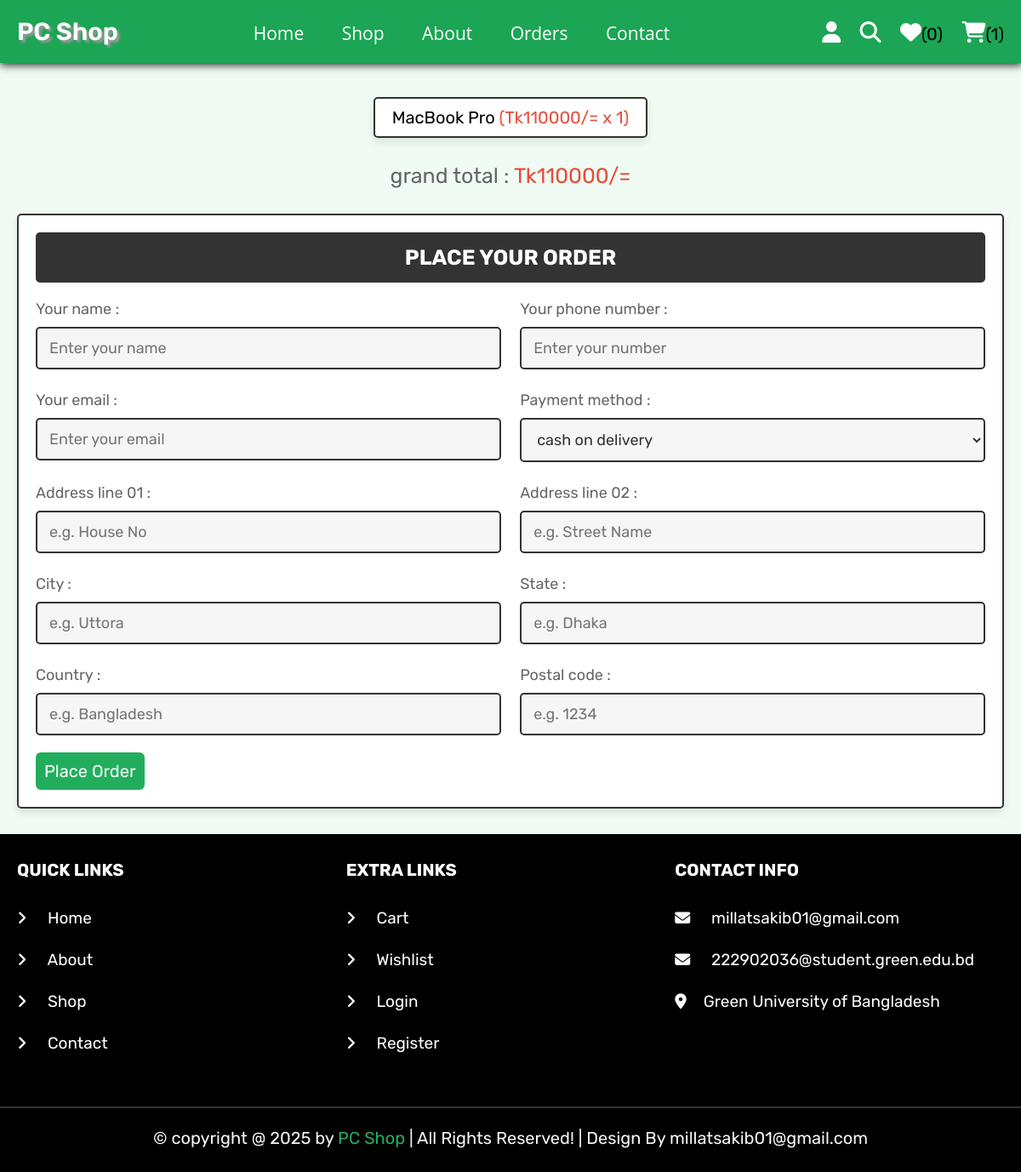
The app's page /checkout.php (signed in) with its own data.
### tables this page shows
CREATE TABLE
  `cart` (
    `id` int (100) NOT NULL,
    `user_id` int (100) NOT NULL,
    `pid` int (100) NOT NULL,
    `name` varchar(100) NOT NULL,
    `price` int (100) NOT NULL,
    `quantity` int (100) NOT NULL,
    `image` varchar(100) NOT NULL
  );

### checkout.php (the view, shortened to what this page needs)
<?php
@include 'config.php';
$user_id = $_SESSION['user_id'];
?>
<!DOCTYPE html>
<html lang="en">
<head>
   <link rel="stylesheet" href="https://cdnjs.cloudflare.com/ajax/libs/font-awesome/6.1.1/css/all.min.css">
   <link rel="stylesheet" href="css/homestyle.css">
</head>
<body>
   <?php include 'header.php'; ?>
   <section class="display-orders">
      <?php
      $cart_grand_total = 0;
      $select_cart_items = $conn->prepare("SELECT * FROM `cart` WHERE user_id = ?");
      $select_cart_items->execute([$user_id]);
      if ($select_cart_items->rowCount() > 0) {
         while ($fetch_cart_items = $select_cart_items->fetch(PDO::FETCH_ASSOC)) {
            $cart_total_price = ($fetch_cart_items['price'] * $fetch_cart_items['quantity']);
            $cart_grand_total += $cart_total_price;
      ?>
            <p> <?= $fetch_cart_items['name']; ?> <span>(<?= 'Tk' . $fetch_cart_items['price'] . '/= x ' . $fetch_cart_items['quantity']; ?>)</span> </p>
      <?php
         }
      } else {
         echo '<p class="empty">your cart is empty!</p>';
      }
      ?>
      <div class="grand-total">grand total : <span>Tk<?= $cart_grand_total; ?>/=</span></div>
   </section>
   <section class="checkout-orders">
      <form action="" method="POST">
         <h3>place your order</h3>
         <div class="flex">
            <div class="inputBox">
               <span>Your name :</span>
               <input type="text" name="name" placeholder="Enter your name" class="box" required>
            </div>
            <div class="inputBox">
               <span>Your phone number :</span>
               <input type="number" name="number" placeholder="Enter your number" class="box" required>
            </div>
            <div class="inputBox">
               <span>Your email :</span>
               <input type="email" name="email" placeholder="Enter your email" class="box" required>
            </div>
            <div class="inputBox">
               <span>Payment method :</span>
               <select name="method" class="box" required>
                  <option value="cash on delivery">cash on delivery</option>
               </select>
            </div>
            <div class="inputBox">
               <span>Address line 01 :</span>
               <input type="text" name="flat" placeholder="e.g. House No" class="box" required>
            </div>
            <div class="inputBox">
               <span>Address line 02 :</span>
               <input type="text" name="street" placeholder="e.g. Street Name" class="box" required>
            </div>
            <div class="inputBox">
               <span>City :</span>
               <input type="text" name="city" placeholder="e.g. Uttora" class="box" required>
            </div>
            <div class="inputBox">
               <span>State :</span>
               <input type="text" name="state" placeholder="e.g. Dhaka" class="box" required>
            </div>
            <div class="inputBox">
               <span>Country :</span>
               <input type="text" name="country" placeholder="e.g. Bangladesh" class="box" required>
            </div>
            <div class="inputBox">
               <span>Postal code :</span>
               <input type="number" min="0" name="postal_code" placeholder="e.g. 1234" class="box" required>
            </div>
         </div>
         <input type="submit" name="order" class="btn <?= ($cart_grand_total > 1) ? '' : 'disabled'; ?>" value="place order">
      </form>
   </section>
   <?php include 'footer.php'; ?>
</body>
</html>

### css/homestyle.css (style rules this page uses)
.display-orders { text-align: center; padding-bottom: 0; }
.display-orders p { display: inline-block; padding: 1rem 2rem; margin: 1rem 0.5rem; font-size: 2rem; text-align: center; border: var(--border); background-color: var(--white); box-shadow: var(--box-shadow); border-radius: 0.5rem; }
.display-orders p span { color: var(--red); }
.display-orders .grand-total { margin-top: 2rem; font-size: 2.5rem; color: var(--light-color); }
.display-orders .grand-total span { color: var(--red); }
.checkout-orders form { padding: 2rem; border: var(--border); background-color: var(--white); box-shadow: var(--box-shadow); border-radius: 0.5rem; }
.checkout-orders form h3 { border-radius: 0.5rem; background-color: var(--black); color: var(--white); padding: 1.5rem 1rem; text-align: center; text-transform: uppercase; margin-bottom: 2rem; font-size: 2.5rem; }
.checkout-orders form .flex { display: flex; flex-wrap: wrap; gap: 1.5rem; justify-content: space-between; }
.checkout-orders form .flex .inputBox { width: 49%; }
.checkout-orders form .flex .inputBox .box { width: 100%; border: var(--border); border-radius: 0.5rem; font-size: 1.8rem; color: var(--black); padding: 1.2rem 1.4rem; margin: 1rem 0; background-color: var(--light-bg); }
.checkout-orders form .flex .inputBox span { font-size: 1.8rem; color: var(--light-color); }

### css/components.css (style rules this page uses)
:root { --green: rgb(38, 173, 95); --orange: #f39c12; --red: #e74c3c; --black: #333; --light-color: #666; --white: #fff; --light-bg: #f6f6f6; --border: 0.2rem solid var(--black); --box-shadow: 0 0.5rem 1rem rgba(0, 0, 0, 0.1); --text-decoration: none; }
* { font-family: "Rubik", sans-serif; margin: 0; padding: 0; box-sizing: border-box; outline: none; border: none; text-decoration: none; }
body { background-color: rgb(240, 252, 243); }
html { font-size: 62.5%; overflow-x: hidden; scroll-behavior: smooth; scroll-padding-top: 6.5rem; }
section { padding: 3rem 2rem; max-width: 1200px; margin: 0 auto; }
.btn, .delete-btn, .option-btn { display: block; margin-top: 1rem; border-radius: 0.6rem; color: var(--white); font-size: 2rem; padding: 10px; text-transform: capitalize; cursor: pointer; text-align: center; }
.btn { background-color: #22ad5c; }

### records on screen
cart: name "MacBook Pro", price "110000", quantity "1"

### other values on screen
$count_wishlist_items->rowCount() "0"
$count_cart_items->rowCount() "1"
$cart_grand_total "110000"
